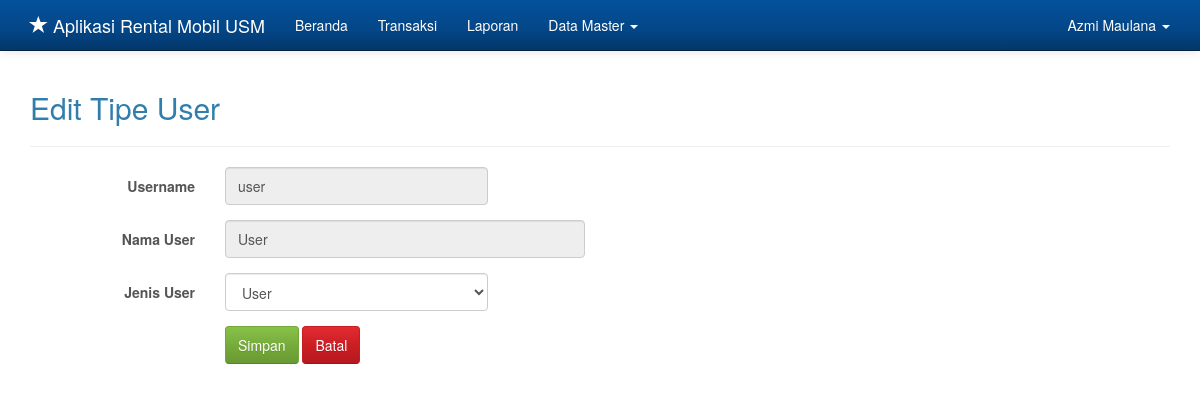
The app's page /admin.php?hlm=user&aksi=edit&id_user=12 (signed in) with its own data.
### tables this page shows
CREATE TABLE `user` (
  `id_user` int(11) NOT NULL,
  `username` varchar(25) NOT NULL,
  `password` varchar(50) NOT NULL,
  `nama` varchar(50) NOT NULL,
  `level` int(11) NOT NULL
);

### content/user/userEdit.php (the view, shortened to what this page needs)
<?php
if(empty( $_SESSION['id_user'])){
	$_SESSION['err'] = '<strong>ERROR!</strong> Anda harus login terlebih dahulu.';
	header('Location: ./');
	die();
}
else {
	if(isset($_REQUEST['submit'])){
        $id_user = $_REQUEST['id_user'];
		$level = $_REQUEST['cobLevel'];
        if($id_user == 1){
            header("location: ./admin.php?hlm=user");
            die();
        }
		$sql = mysqli_query($koneksi, "UPDATE user SET level='$level' WHERE id_user='$id_user'");
		if($sql == true){
			header('Location: ./admin.php?hlm=user');
			die();
		} else {
			echo 'ERROR! Periksa penulisan querynya.';
		}
	}
	else {
		$id_user = $_REQUEST['id_user'];
		$sql = mysqli_query($koneksi, "SELECT * FROM user WHERE id_user='$id_user'");
		while($row = mysqli_fetch_array($sql)){
?>
<h2>Edit Tipe User</h2>
<hr>
<form method="post" action="" class="form-horizontal" role="form">
	<div class="form-group">
		<label for="username" class="col-sm-2 control-label">Username</label>
		<div class="col-sm-3">
			<input type="text" class="form-control" id="username" value="<?php echo $row['username']; ?>" name="username" placeholder="Username" readonly>
		</div>
	</div>
	<div class="form-group">
		<label for="nama" class="col-sm-2 control-label">Nama User</label>
		<div class="col-sm-4">
			<input type="text" class="form-control" id="nama" value="<?php echo $row['nama']; ?>" name="txtNama" placeholder="Nama User" readonly>
		</div>
	</div>
	<div class="form-group">
		<label for="jenis" class="col-sm-2 control-label">Jenis User</label>
		<div class="col-sm-3">
			<select name="cobLevel" class="form-control" required>
				<option value="<?php echo $row['level']?>">
				<?php
					$level = $row['level'];
					if($level == 1){
						echo 'Admin';
					} else {
						echo 'User';
					}
				?>
				</option>
			</select>
		</div>
	</div>
	<div class="form-group">
		<div class="col-sm-offset-2 col-sm-10">
			<button type="submit" name="submit" class="btn btn-success">Simpan</button>
			<a href="./admin.php?hlm=user" class="btn btn-danger">Batal</a>
		</div>
	</div>
</form>
<?php
    }
	}
}
?>

### admin.php (style rules this page uses)
body { min-height: 200px; padding-top: 70px; }

### records on screen
user: username "user", txtNama "User", cobLevel "User"

### other values on screen
$_SESSION['nama'] "Azmi Maulana"
